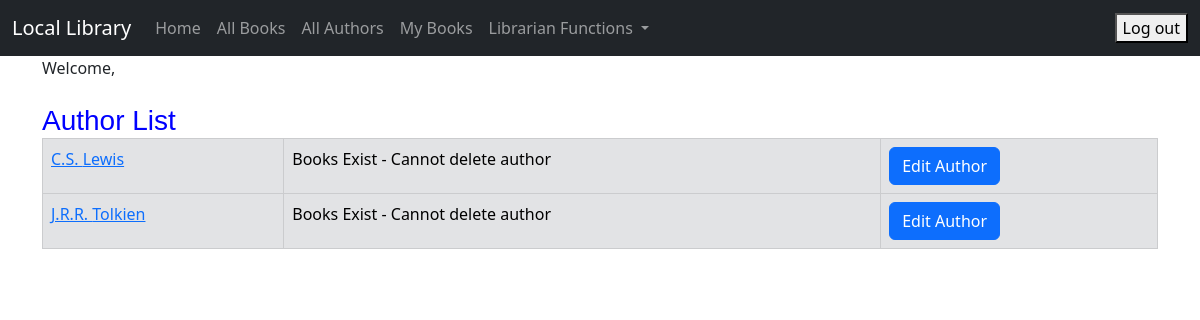
The app's page /author_list/ (signed in) with its own data.
### catalog/models.py (models this page shows, shortened)
class Author(models.Model):
    first_name = models.CharField(max_length=100)
    last_name = models.CharField(max_length=100)
    date_of_birth = models.DateField(null=True, blank=True)
    date_of_death = models.DateField('Died', null=True, blank=True)
    author_image = models.ImageField(upload_to='images/', null=True, blank=True)
    class Meta:
        ordering = ['last_name', 'first_name']
    def get_absolute_url(self):
        return reverse('author_detail', args=[str(self.id)])

### catalog/views.py (the view)
# urls.py: path('author_list/', views.AuthorListView.as_view(),
class AuthorListView(LoginRequiredMixin, generic.ListView):
    model = Author
    template_name = 'catalog/author_list.html'

### catalog/templates/catalog/author_list.html (shortened to what this page needs)
{% extends "catalog/base.html" %}
{% block content %}
    <h1>Author List</h1>
    {% if author_list %}
        <table class="table table-bordered">
            {% for author in author_list %}
                <tr class="table-secondary">
                    <td><a href="{{ author.get_absolute_url }}">{{ author.first_name }} {{ author.last_name }}</a></td>
                    {% if user.is_superuser %}
                        {% if author.book_set.all %}
                            <td>Books Exist - Cannot delete author</td>
                        {% else %}
                            <td><a href="{% url 'author_delete' pk=author.pk %}"
                                   onclick="return confirm('Are you sure you want to delete?')"
                                   class="btn btn-danger">Delete</a>
                            </td>
                        {% endif %}
                        <td><a href="{% url 'author_update' pk=author.pk %}" class="btn btn-primary">Edit Author</a></td>
                    {% endif %}
                </tr>
            {% endfor %}
        </table>
    {% else %}
        <p>There are no authors in the library.</p>
    {% endif %}
{% endblock %}

### catalog/static/css/my_style.css (style rules this page uses)
h1 { font-family: 'Changa One', sans-serif; margin: 10px 0; font-size: 1.75em; font-weight: normal; line-height: 0.5; text-align: left; color: #0000FF; }

### records on screen
Author: first_name "C.S.", last_name "Lewis", shows "Books Exist - Cannot delete author"
Author: first_name "J.R.R.", last_name "Tolkien", shows "Books Exist - Cannot delete author"
